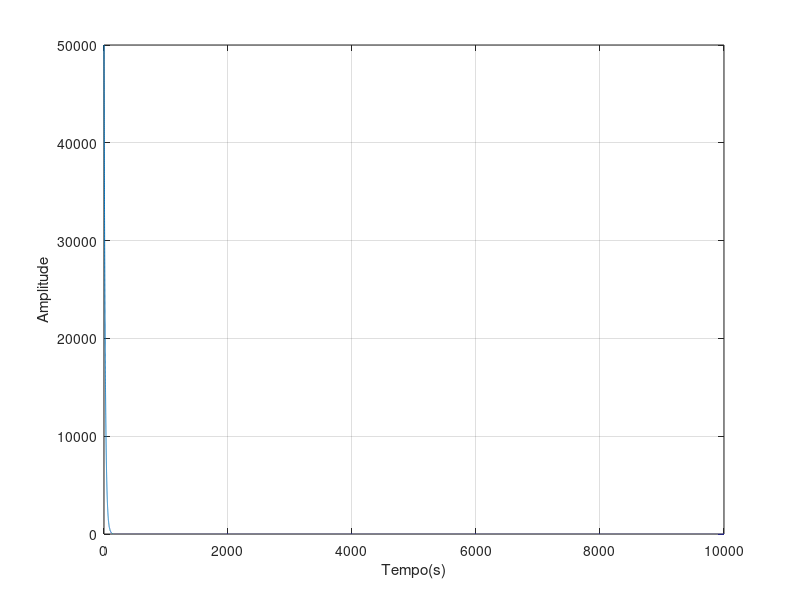
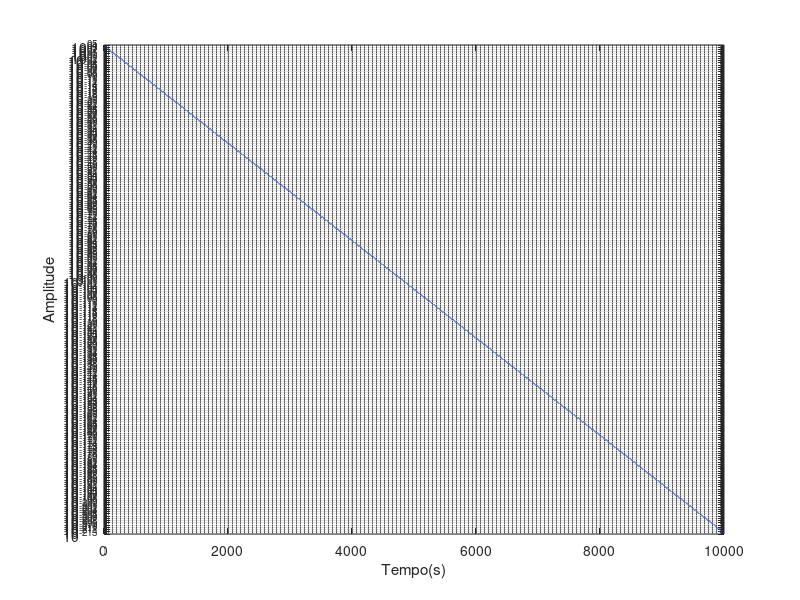
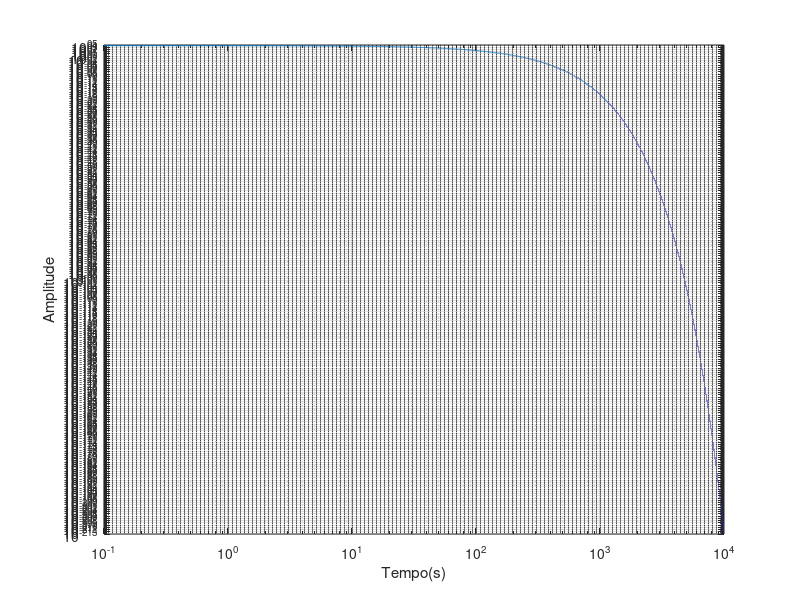
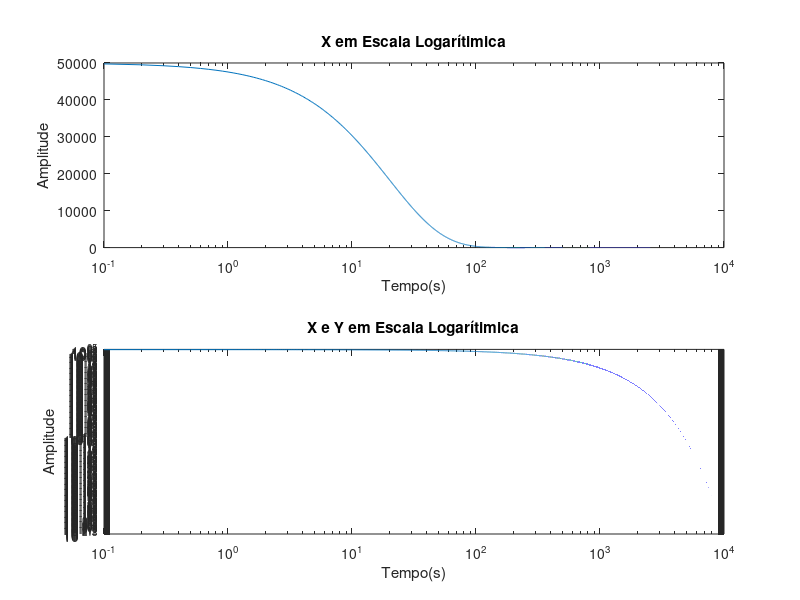

These figures' MATLAB source, in order:
clc, clearvars, close all;

% Gráfico Logarítimico
t = 0:0.1:10000;
y = exp(-0.05*t) * (50000);
z = exp(0.5*t) *   (50000);

%%
% -----------------------------------------------------
% Plot Normal 
figure (1)
plot(t, y), grid;
xlabel('Tempo(s)');
ylabel('Amplitude');

%%
% ------------------------------------------------------
% Plot com Y log, com isso deixamos o eixo Y 
% em escala Logarítimoca

figure(2);
semilogy(t, y), grid;
xlabel('Tempo(s)');
ylabel('Amplitude');

%%
% ------------------------------------------------------
% Plot com X log
% Plot com Y log, com isso deixamos o eixo Y 
% em escala Logarítimoca.

figure(3);
semilogx(t, y), grid;
xlabel('Tempo(s)');
ylabel('Amplitude');

%%
% -------------------------------------------------------
% Plot com X e Y log, agora vamos variar X e Y em escalar
% logarítimoca.

figure(3);
loglog(t, y), grid;
xlabel('Tempo(s)');
ylabel('Amplitude');

%%
% -------------------------------------------------------
% Usando subplot com Gráficos em Escala Logarítimica

figure
subplot(2, 1, 1);
semilogx(t, y);
title('X em Escala Logarítimica');
xlabel('Tempo(s)');
ylabel('Amplitude');

subplot(2, 1, 2);
loglog(t, y);
title('X e Y em Escala Logarítimica');
xlabel('Tempo(s)');
ylabel('Amplitude');

